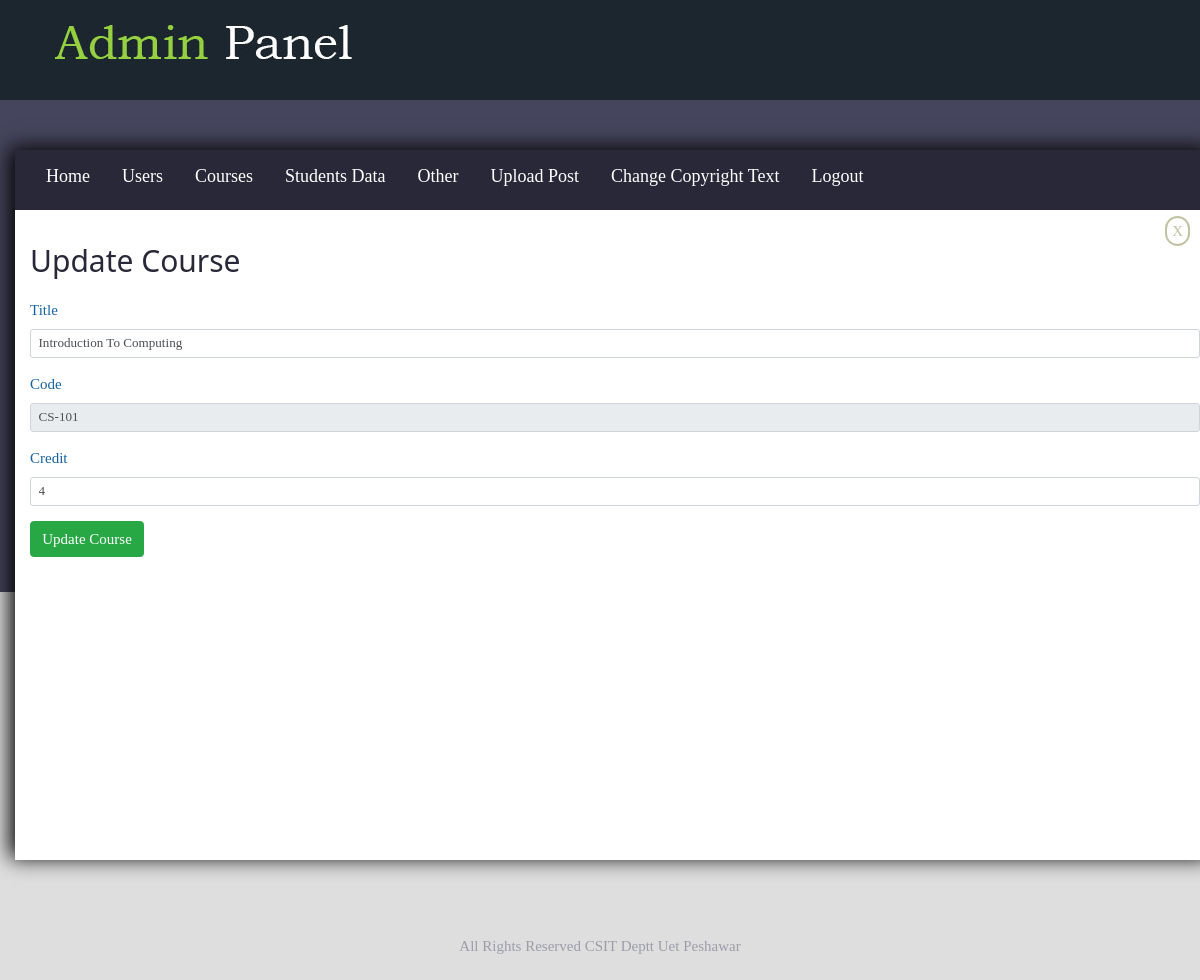
/admin/index.php?updCou=2 (signed in), run on the app's committed database.
### tables this page shows
CREATE TABLE `courses` (
  `c_id` int(11) NOT NULL,
  `title` varchar(50) NOT NULL,
  `code` varchar(20) NOT NULL,
  `credit` int(10) NOT NULL
);

CREATE TABLE `copyright` (
  `id` int(11) NOT NULL,
  `copyright` varchar(255) NOT NULL
);

### admin/DataManager.php (called while the page is built, shortened)
<?php
	class databaseConnection {
	public function __construct() {
		$this->conn = new mysqli("localhost","root","","csit");
	}
	}
		class courseManager extends databaseConnection {
	public function getCourseTitleOnId($id) {
			$this->query = "SELECT title FROM courses WHERE c_id = $id ";
			$this->run = mysqli_query($this->conn,$this->query);
			$record = mysqli_fetch_array($this->run);
			return $record['title'];
		}
		public function getCourseCodeOnId($id) {
			$this->query = "SELECT `code` FROM `courses` WHERE c_id = $id ";
			$this->run = mysqli_query($this->conn,$this->query);
			$record = mysqli_fetch_array($this->run);
			return $record['code'];
		}
		public function getCourseCreditId($id) {
			$this->query = "SELECT credit FROM courses WHERE c_id = $id ";
			$this->run = mysqli_query($this->conn,$this->query);
			$record = mysqli_fetch_array($this->run);
			return $record['credit'];
		}
		}
	class copyRight extends databaseConnection {
		public function getCopyRight() {
			$this->query = "SELECT * FROM copyright";
			$this->run = mysqli_query($this->conn,$this->query);
			if($this->run) {
				$data = mysqli_fetch_array($this->run);
				return $data['copyright'];
			}
		}
	}
 ?>

### admin/updateCourse.php (the view, shortened to what this page needs)
<?php
	if(isset($_GET['updCou'])) {
		$c_id = $_GET['updCou'];
		$title = $cm->getCourseTitleOnId($c_id);
		$codee = $cm->getCourseCodeOnId($c_id);
		$credit = $cm->getCourseCreditId($c_id);
	}
 ?>
<!DOCTYPE html>
<html>
<head>
</head>
<body>
	<div id="cross">
		<a href="index.php?viewCourse">X</a>
	</div>
	<h2>Update Course</h2>
	<form action="" method="post">
		<div class="form-group">
			<label for="title">Title</label>
			<input value="<?php echo $title; ?>" type="text" name="title" id="title" class="form-control form-control-sm" />
		</div>
		<div class="form-group">
			<label for="code">Code</label>
			<input value="<?php echo $codee; ?>" type="text" disabled name="code" class="form-control form-control-sm" id="code" />
		</div>
		<div class="form-group">
			<label for="credit">Credit</label>
			<input value="<?php echo $credit; ?>" type="number" name="credit" class="form-control form-control-sm" id="credit" />
		</div>
		<input type="submit" onclick="courseValidation()" name="caddbtn" class="btn btn-success" value="Update Course" />
	</form>
</body>
</html>

### admin/includes/footer.php
<?php
	$copy = new copyRight();
 ?>
		<footer id="footer-section" class="row">
			<div class="col-md-12"><?php echo $copy->getCopyRight(); ?></div>
		</footer>

### admin/css/w3.css (style rules this page uses)
*,*:before,*:after { box-sizing:inherit }
html { -ms-text-size-adjust:100%;-webkit-text-size-adjust:100% }
body { margin:0 }
article,aside,details,figcaption,figure,footer,header,main,menu,nav,section { display:block }
a { background-color:transparent }
button,input,select,textarea,optgroup { font:inherit;margin:0 }
button,input { overflow:visible }
button,[type=button],[type=reset],[type=submit] { -webkit-appearance:button }
html,body { font-family:Verdana,sans-serif;font-size:15px;line-height:1.5 }
html { overflow-x:hidden }
h2 { font-size:30px }
h1,h2,h3,h4,h5,h6 { font-family:"Segoe UI",Arial,sans-serif;font-weight:400;margin:10px 0 }
a { color:inherit }

### admin/css/style.css (style rules this page uses)
* { margin: 0; padding: 0; }
body { background-image: url(../resources/body-background.jpg); background-color: #dedede; background-repeat: repeat-x; font-family: "sans serif"; height: 500px; }
#footer-section { height: 50px; }
#footer-section div { margin-top: 5px; text-align: center; color: #9d9daa; }

### admin/updateCourse.php (style rules this page uses)
h2 { margin-top: 0px; margin-bottom: 20px; color: #292838; }
label { color: #17639e; }
form { margin-bottom: 20px; }
#cross { margin-top: 10px; text-align: right; padding-right: 10px; }
#cross a { border: 2px solid #c2c2a3; padding: 5px; color: #c2c2a3; border-radius: 20px; }

### data on the page
courses: title "Introduction To Computing", code "CS-101", credit "4"
copyright: copyright "All Rights Reserved CSIT Deptt Uet Peshawar"
